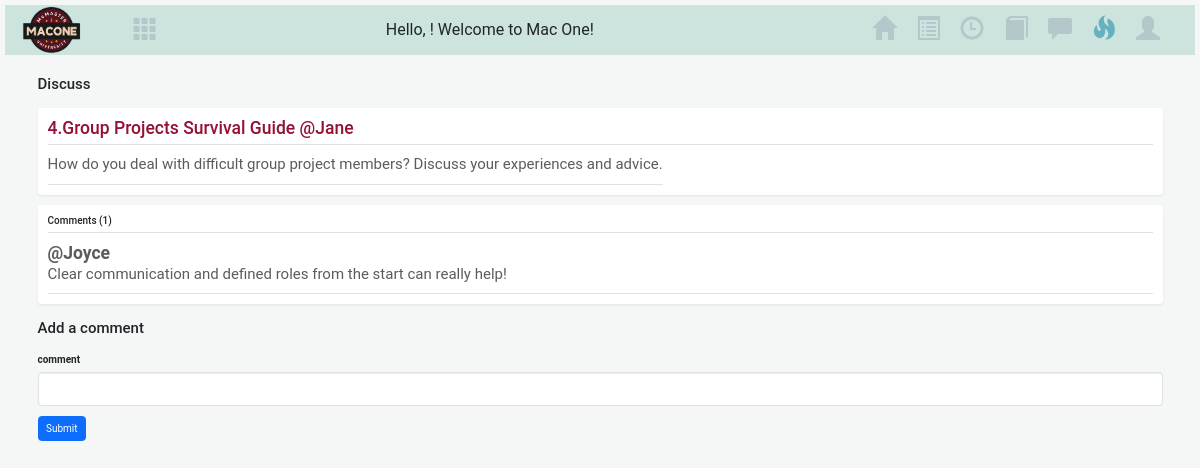
Page /forum/topic/4 on the committed database.
### helper.py (models this page shows)
class Topic(db.Model):
    id = db.Column(db.Integer, primary_key=True)
    title = db.Column(db.String(80), nullable=False)
    description = db.Column(db.String(120))
    userId = db.Column(db.Integer, db.ForeignKey("user.userId"))

class User(db.Model):
    userId = db.Column(db.Integer, primary_key=True)
    username = db.Column(db.String(80), nullable=False)
    topics = db.relationship("Topic", backref="author", lazy=True)
    comments = db.relationship("Comment", backref="commenter", lazy=True)

class Comment(db.Model):
    id = db.Column(db.Integer, primary_key=True)
    text = db.Column(db.String, nullable=False)
    topicId = db.Column(db.Integer, db.ForeignKey("topic.id"))
    userId = db.Column(db.Integer, db.ForeignKey("user.userId"))

### app.py (the view, shortened to what this page needs)
@app.route("/forum/topic/<int:id>", methods=["GET", "POST"])
def topic(id):
    global current_page
    current_page = "forum_page"
    topic_with_user = (
        db.session.query(Topic, User.username)
        .join(User, Topic.userId == User.userId)
        .filter(Topic.id == id)
        .first_or_404()
    )
    topic, author_username = topic_with_user
    comments_with_users = (
        db.session.query(Comment, User.username)
        .join(User, Comment.userId == User.userId)
        .filter(Comment.topicId == id)  # Filter by topic ID
        .all()
    )
    return render_template(
        "forum_topic_page.html",
        topic=topic,
        comments=comments_with_users,  # Pass the filtered comments
        author_username=author_username,
        current_page=current_page,
        username=username,
    )

### templates/forum_topic_page.html (shortened to what this page needs)
{% extends 'base.html' %}
{% block content %}
  <head>
    <link href="https://cdn.jsdelivr.net/npm/bootstrap@5.3.2/dist/css/bootstrap.min.css" rel="stylesheet">
    <link rel="stylesheet" type="text/css" href="{{ url_for('static', filename='task.css') }}" />
  </head>
  <div class="container">
    <h1 class="my-4 fs-4" text>Discuss</h1>
    <div class="my-3 p-3 bg-body rounded shadow-sm topicpage">
        <h6 style="color: #941035; margin-bottom: 15px;" class="border-bottom pb-2 mb-0">{{topic.id}}.{{topic.title}} @{{ author_username }}</h6>
        <div class="d-flex text-body-secondary pt-3 topicpage">
            <p class="pb-3 mb-0 small lh-sm border-bottom">
                {{topic.description}}
            </p>
        </div>
    </div>
    <div class="my-3 p-3 bg-body rounded shadow-sm">
      <h6 class="border-bottom pb-2 mb-0">Comments ({{comments|length}})</h6>
      {% for comment, username in comments %}
      <div class="d-flex text-body-secondary pt-3">
        <div class="pb-3 mb-0 small lh-sm border-bottom w-100 topicpage">
          <div class="d-flex justify-content-between">
            <strong class="text-gray-dark">@{{username}}</strong>
          </div>
          <span class="d-block topicpage">{{comment.text}}</span>
        </div>
      </div>
      {% endfor %}
  </div>
    <h1 class="fs-4 text my-4">Add a comment</h1>
    <form accept="/forum/topic/{{topic.id}}" method="post">
        <div class="mb-3">
          <label for="title" class="form-label">comment</label>
          <input type="text" name="comment" class="form-control" id="comment">
        </div>
        <button type="submit" class="btn btn-primary">Submit</button>
    </form>
</div>
{% endblock %}

### static/style.css (style rules this page uses)
.topicpage strong { font-size: 1.75rem; }
.topicpage span { font-size: 1.5rem; }
.topicpage h6 { font-size: 1.75rem; }
.topicpage p { font-size: 1.5rem; }
.btn-primary { background-color: #5cb85c; color: white; border: none; padding: 10px 15px; border-radius: 5px; cursor: pointer; }

### static/task.css (style rules this page uses)
body { font-family: 'Roboto', sans-serif; background-color: #f4f7f6; margin: 0; padding: 20px; }
body, html { height: 100%; margin: 0; padding: 0; }

### rows in the picture
Topic: id "4", title "Group Projects Survival Guide", description "How do you deal with difficult group project members? Discuss your experiences and advice."
User: username "Jane"
Comment: username "Joyce", text "Clear communication and defined roles from the start can really help!"

### other values in the picture
{{ comments|length }} "1"
